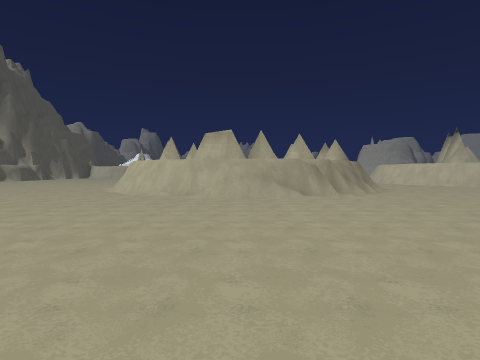
View 1 (above)

24 first-person views from a walk through a scene from a Unity 3-D project. The camera is 1.4 m above the floor, tilts 2° down and sees 80° across. The floor is counted in squares, 2 m on a side. Each view is taken from the middle of a square. On the plan, view 1 faces up. The plan holds only what a view shows up to about 10 squares ahead; the rest is blank. The place goes on beyond the plan. The player is left out.

View 2
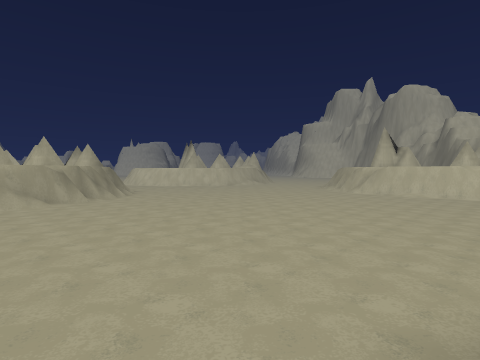

View 3
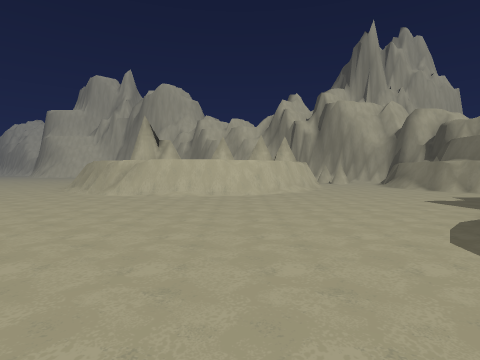

View 4
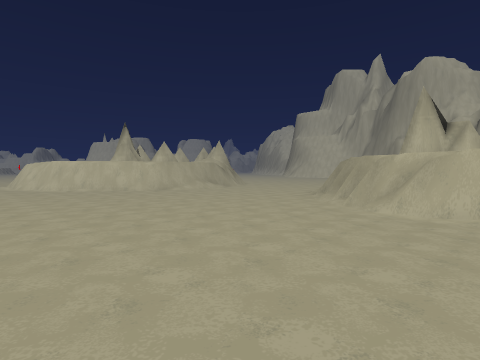

View 5
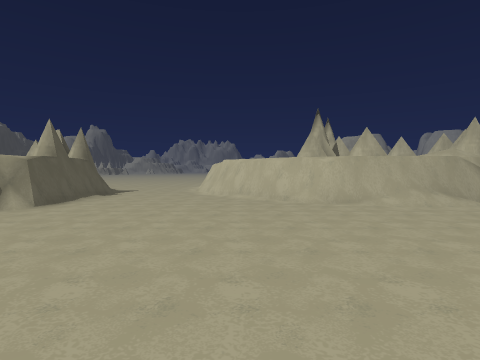

View 6
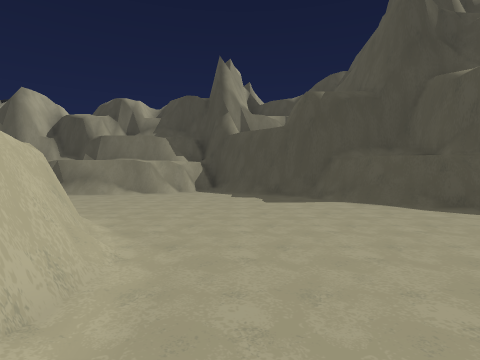

View 7
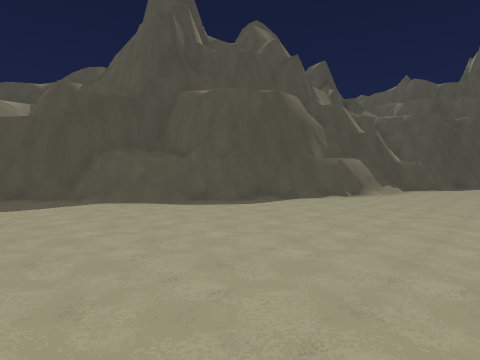

View 8
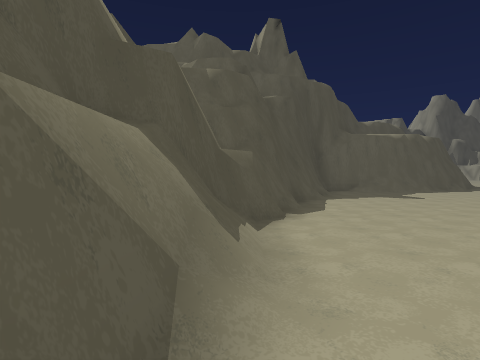

View 9
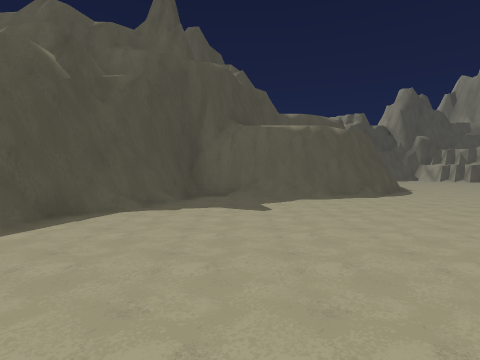

View 10
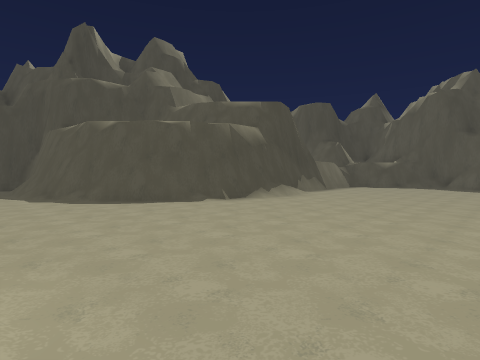

View 11
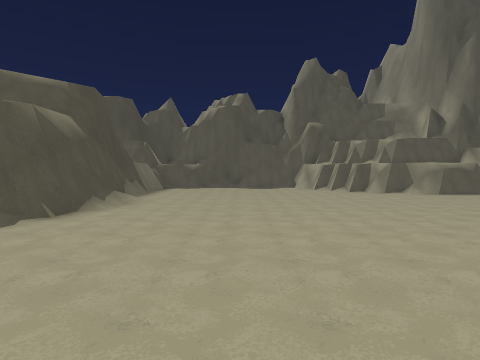

View 12
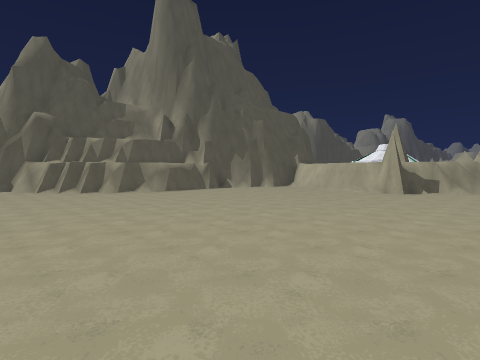

View 13
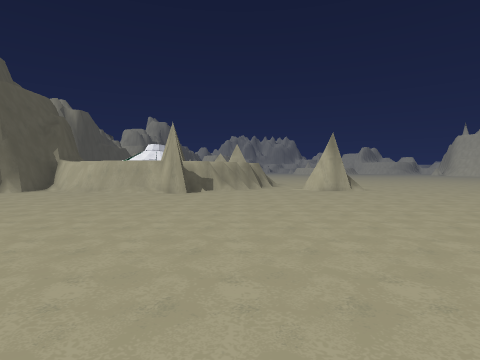

View 14
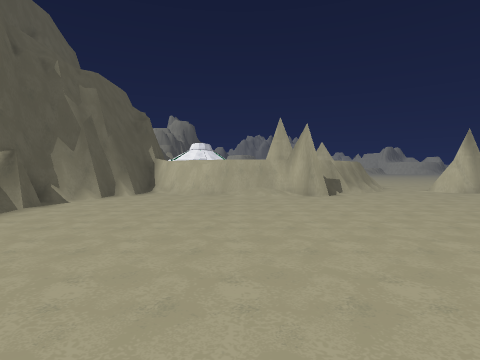

View 15
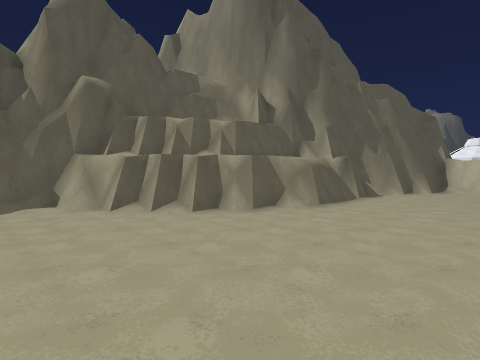

View 16
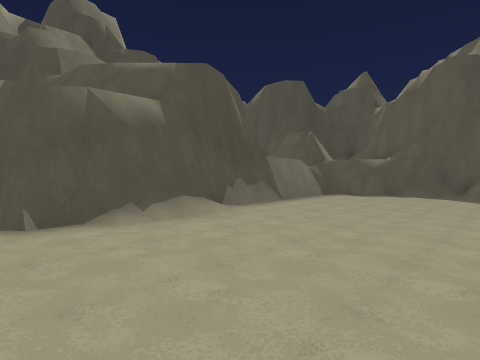

View 17
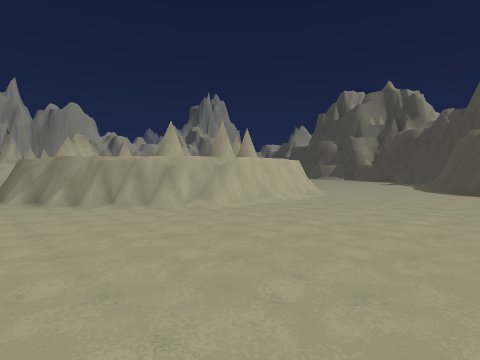

View 18
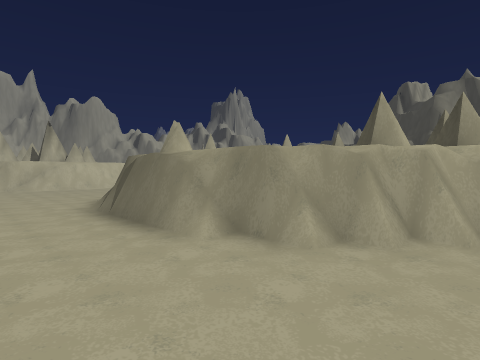

View 19
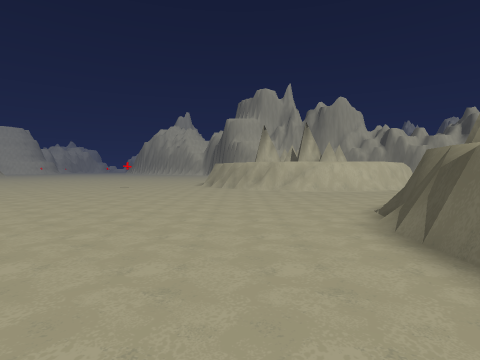

View 20
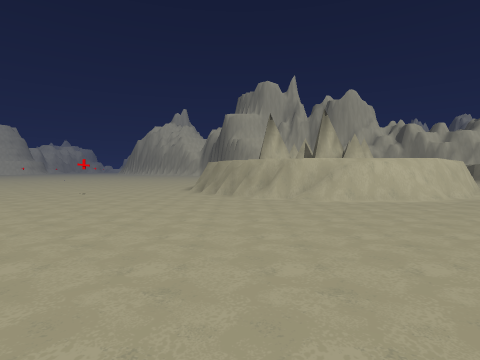

View 21
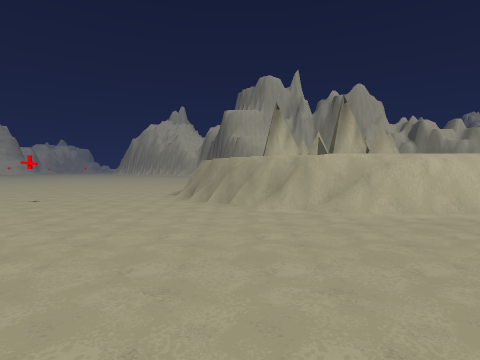

View 22
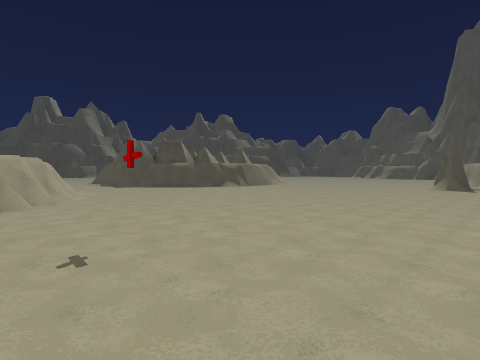

View 23
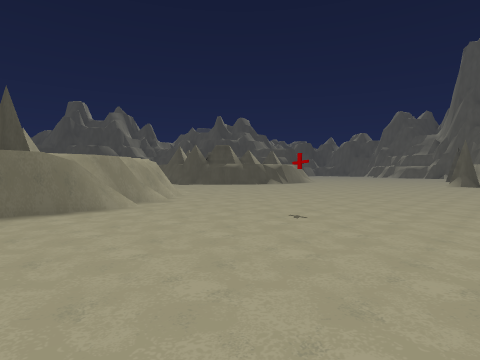

View 24
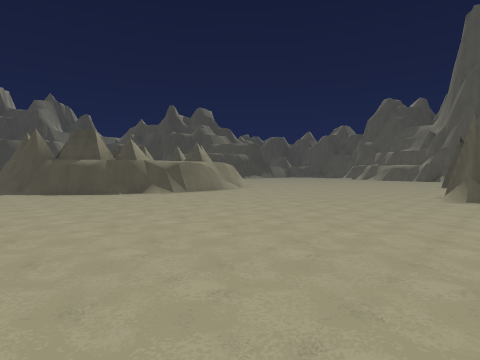

### Floor plan
Key: @ floor where view 1 was taken; # wall or solid block; . main floor; : floor 2 m higher than the main floor; / step, stairs or slope; = window, fence, low wall or low ledge; ^ raised ledge; O other object.
Columns run from 17 left of view 1 to 13 right of it. Each row starts with its distance up from view 1.
 26                       .........
 25     ##    ##...................
 24    ####^###=..##...............
 23    #..///#................O....
 22   ##...........................
 21  ###...........................
 20  #==.......................#===
 19  #:=......................==
 18 ##==.....................#=  =#
 17 #==.............###......=   ##
 16 ##=...........#######....=  =##
 15 =#...........##     ##...=  ###
 14 .............#       ##..## ==#
 13 ............/#        #...##  =
 12 ............/#        #....==
 11 .............#       ##.....===
 10 #............##      #/........
  9 ########......########.........
  8       ####.....###^##..........
  7          ##......#=............
  6          ##...................#
  5           #..................##
  4           #................./##
  3           #.................##
  2           #.................#^
  1           ###...............#^
  0             ###..@...........^
 -1               ###/=..........#^
 -2                 ###=#.........#
 -3                  ######........
 -4                       ###......
 -5                         ^......
 -6                          #.....
 -7                          ###./#
 -8                            ####

Where each view was taken, in squares from view 1:
view 1: 0 up, 0 right, facing up
view 2: 1 down, 0 right, facing up-right
view 3: 0 up, 3 right, facing right
view 4: 2 up, 6 right, facing up-right
view 5: 5 up, 9 right, facing up
view 6: 2 up, 10 right, facing down
view 7: 2 up, 10 right, facing down-left
view 8: 1 down, 3 right, facing left
view 9: 3 up, 1 right, facing left
view 10: 14 up, 5 left, facing down-left
view 11: 12 up, 5 left, facing left
view 12: 13 up, 5 left, facing up-left
view 13: 14 up, 6 left, facing up
view 14: 15 up, 10 left, facing up
view 15: 13 up, 11 left, facing up-left
view 16: 13 up, 9 left, facing down-left
view 17: 18 up, 9 left, facing down-right
view 18: 19 up, 4 left, facing down-right
view 19: 19 up, 2 left, facing right
view 20: 19 up, 1 right, facing right
view 21: 19 up, 3 right, facing right
view 22: 26 up, 10 right, facing down-left
view 23: 26 up, 13 right, facing down-left
view 24: 25 up, 6 right, facing down-left
